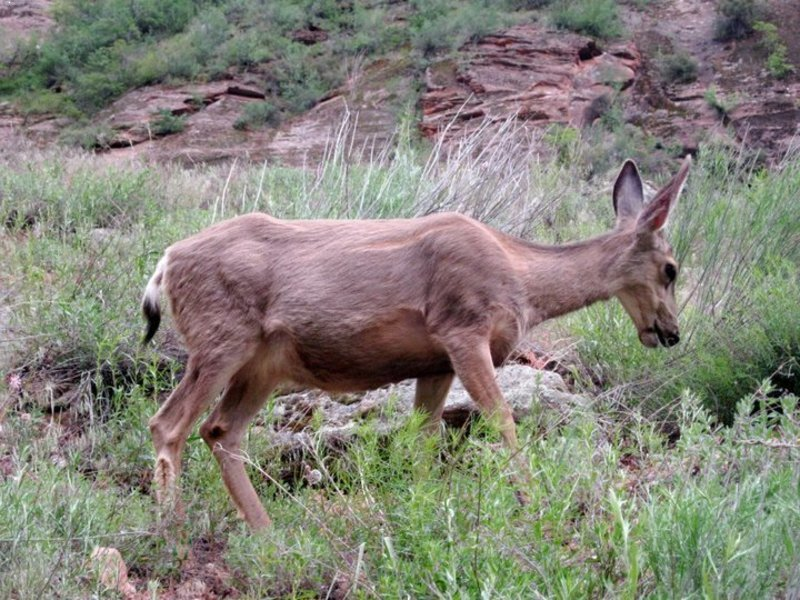
#> input picture dataset/test/Odocoileus hemionus/04225d4c83ca818fc934f03834260b44.jpg, 800 x 600 px; its folder holds only this picture in this run; the run also reads 1 picture not shown here
$ jupyter execute --allow-errors 'Entrega 1.ipynb'
#> lines starting #> are read from the running program, lines starting #| are printed output that depends on the picture
# Miniproyecto 3: Clasificación de animales

## Entrega 1

La clasificación es una de las principales tareas en machine learning. En particular, la clasificación de imágenes consiste en asignar una etiqueta a una imagen a partir de un conjunto finito de clases posibles. En el enfoque clásico de machine learning, este proceso se basa en la extracción de descriptores o características, que son vectores que representan información relevante de una imagen y permiten categorizarla, y posteriormente en su clasificación mediante modelos clasificadores.

Aunque el problema parece sencillo, en la práctica presenta varios desafíos. Las clases pueden tener una gran variabilidad tanto entre sí como dentro de cada una, lo que dificulta la clasificación automática. En visión por computador, la precisión de los modelos depende tanto de la calidad de los descriptores extraídos como del rendimiento de los clasificadores utilizados para separar las categorías.

En este Mini-proyecto, exploraremos diferentes tipos de descriptores visuales, centrándonos en tres principales:

1. Descriptores basados en Color (como histogramas de color, que capturan la distribución de colores en la imagen).

2. Descriptores de Textura (como patrones de intensidad que reflejan la rugosidad o suavidad de una superficie).

3. Descriptores de Forma (que representan contornos y estructuras geométricas de los objetos en la imagen).

Estos descriptores transforman la información visual en representaciones numéricas que los algoritmos pueden procesar para la clasificación. Una vez obtenidos, utilizaremos modelos clasificadores para aprender fronteras de decisión y clasificar nuevas imágenes.

### Base de Datos y Asignación de Clases
Trabajaremos con la base de datos [iNaturalist](https://github.com/visipedia/inat_comp.git), un conjunto de imágenes de seres vivos utilizado en tareas de clasificación. Para este proyecto, nos enfocaremos en un subconjunto de 23 especies de mamíferos con el mayor número de imágenes dentro de las versiones del dataset (2017, 2018 y 2021). Las clases estarán identificadas por sus nombres científicos.

Dado que el dataset sigue siendo grande, y para garantizar una experiencia equitativa y desafiante para cada grupo, cada equipo trabajará con cinco especies de mamíferos. Para mantener un número equilibrado de imágenes por grupo, hemos dividido las 23 especies en cinco grupos, cada uno con diferentes cantidades de imágenes. De manera aleatoria todos los equipos obtendrán una especie de cada grupo, asegurando así que todos trabajen con un conjunto similar en tamaño.

### Consideraciones Adicionales
Es importante notar que las imágenes del dataset no solo incluyen avistamientos directos de los animales, sino también huellas, excrementos y otros rastros. Esto puede hacer que algunas imágenes sean difíciles de clasificar, incluso para algoritmos avanzados.

### Parte 1: Exploración de la base de datos

#### Parte 1.1: Entrega de las clases
En las siguientes celdas, encontrarán las clases asignadas a su grupo. Para verlas, deben asignar a la variable `grupo` el número correspondiente a su equipo dentro del Bloque Neón.

[cell 1]
# importar librerías importantes
import os
import random
import numpy as np
from glob import glob
from matplotlib import pyplot as plt
from collections import Counter
import pandas as pd
import cv2

[cell 2]
group = 13

#> (a cell that did not finish here is left out)

Al igual que en los mini-proyectos anteriores, es fundamental comenzar analizando la base de datos con la que trabajaremos. Primero, vamos a crear un identificador único (ID) para cada una de las clases de mamíferos. Para ello, generaremos un diccionario en el que las claves sean los nombres de los mamíferos ordenados alfabéticamente, y los valores sean los IDs correspondientes. Recuerden que el ID debe asignarse en el mismo orden alfabético, es decir, el primer animal en la lista debe tener el ID 0.

A continuación, deberán implementar una función que genere dos listas:

1. Una lista con las rutas de las imágenes correspondientes al split.

2. Una lista con las etiquetas, que son los IDs de los animales asignados, utilizando el diccionario que mapea de nombre a ID.

**Nota:** Asegúrense de que las listas solo contengan las clases que se les han asignado a su grupo y no todas las categorías disponibles en el dataset.

[cell 4]
dict_labels = {} # Cambiar por un diccionario con las etiquetas de las clases

# YOUR CODE HERE
clases= ["Odocoileus hemionus","Otospermophilus beecheyi","Phoca vitulina","Sciurus niger", "Sylvilagus audubonii"]
dict_labels={"Odocoileus hemionus":0, "Otospermophilus beecheyi":1,"Phoca vitulina":2,"Sciurus niger":3, "Sylvilagus audubonii":4}


def get_data(subset: str) -> tuple[list, list]:
    """Función que obtiene las rutas de las imágenes y sus etiquetas.

    Args:
        subset (str): Nombre del subconjunto de datos

    Returns:
        tuple[list, list]: Rutas de las imágenes y sus etiquetas.
    """
#> called with subset = 'train'


    paths=[] # Cambiar por una lista con las rutas de las imágenes
    labels=[] # Cambiar por una lista con las etiquetas de las imágenes

    # Construimos la ruta base al subconjunto (train, valid o test)

    base_path=f"dataset/{subset}"

    # Recorremos cada una de las clases que nos asignaron
    for nombre in clases:
        # Construimos la ruta de la carpeta de esa clase
        class_path = os.path.join(base_path, nombre)
        # Usamos glob para obtener todas las imágenes dentro de esa carpeta
        image_paths = glob(os.path.join(class_path, "*"))
        # Ahora recorremos cada imagen encontrada
        for img_path in image_paths:
            # Guardamos la ruta de la imagen
            paths.append(img_path)
            # Guardamos la etiqueta correspondiente usando el diccionario
            # Convertimos el nombre de la clase a su ID numérico
            labels.append(dict_labels[nombre])
    # Al final devolvemos ambas listas
    return paths, labels
train_paths, train_labels = get_data("train")
valid_paths, valid_labels = get_data("valid")
test_paths, test_labels = get_data("test")

[cell 5]
assert len(train_paths) > 0, "No se ha cargado ningún dato de entrenamiento"
#> (the rest of this cell did not finish here and is left out)

En el informe del miniproyecto, en la sección dedicada al análisis del Dataset, debes incluir las siguientes estadísticas y análisis:

1. Cantidad de imágenes por clase:

    Debes reportar cuántas imágenes hay de cada clase en cada uno de los conjuntos (train, valid y test). Presenta estos datos en una tabla o gráfico para facilitar la interpretación.

2. Distribución de datos en los folds:

    Analiza y comenta sobre la distribución de los datos en los diferentes conjuntos (train, valid y test). ¿Están equilibradas las clases o alguna tiene más ejemplos que las demás?

3. Ejemplos visuales:

    Incluye algunas imágenes de ejemplo para cada clase, extraídas de los distintos conjuntos (train, valid y test). Muestra al menos una imagen de cada clase para que quede claro cómo lucen visualmente las diferentes categorías.

4. Otras estadísticas relevantes:

    Además, pueden presentar cualquiera otra estadística que crean relevante. Ejemplo: ¿Todas las imágenes están a color, es decir, hay algunas imágenes en escala de grises?

# 1 cantidad de imágenes por clase

# 1.1 Función para contar cuántas imágenes hay por clase

[cell 6]
def count_by_class(labels: list, dict_labels: dict) -> dict:
    """
    Cuenta cuántas imágenes hay por cada clase a partir de la lista de labels.

    Args:
        labels (list): Lista de etiquetas numéricas.
        dict_labels (dict): Diccionario clase -> ID.

    Returns:
        dict: Diccionario clase -> cantidad de imágenes.
    """

    # Invertimos el diccionario para pasar de ID -> nombre de clase
    id_to_class = {idx: class_name for class_name, idx in dict_labels.items()}

    # Contamos cuántas veces aparece cada label
    counts = Counter(labels)

    # Construimos un nuevo diccionario con nombres de clase como llaves
    class_counts = {id_to_class[idx]: counts.get(idx, 0) for idx in sorted(id_to_class)}

    return class_counts

## 1.2. Función para hacer la gráfica

[cell 7]
def plot_horizontal_bars(class_counts: dict, title: str, color: str = "skyblue"):
    """
    Grafica una barra horizontal con el número de imágenes por clase.

    Args:
        class_counts (dict): Diccionario clase -> cantidad.
        title (str): Título de la gráfica.
        color (str): Color de las barras.
    """
#> called with title = 'Conjunto de entrenamiento', color = 'steelblue'
    # Guardamos por separado los nombres de clases y sus cantidades
    class_names = list(class_counts.keys())
    values = list(class_counts.values())

    # Creamos la figura
    plt.figure(figsize=(10, 5))

    # Hacemos la gráfica horizontal
    bars = plt.barh(class_names, values, color=color)

    # Ponemos título y nombres de ejes
    plt.title(title, fontsize=14)
    plt.xlabel("Número de imágenes")
    plt.ylabel("Clase")

    # Escribimos el valor al final de cada barra
    for bar in bars:
        width = bar.get_width()
        plt.text(
            width + 1,
            bar.get_y() + bar.get_height()/2,
            str(int(width)),
            va='center'
        )

    plt.tight_layout()
    plt.show()
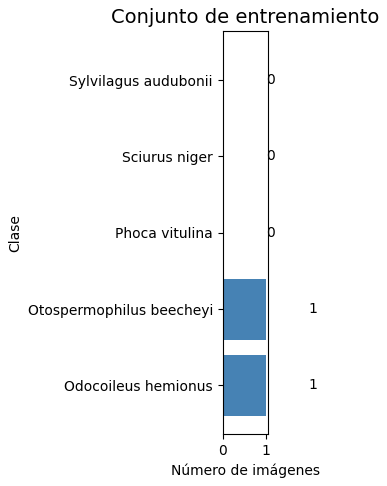
#> figure drawn by matplotlib, 1 panel

## 1.3. Contar imágenes en train, valid y test

[cell 8]
train_counts = count_by_class(train_labels, dict_labels)
valid_counts = count_by_class(valid_labels, dict_labels)
test_counts  = count_by_class(test_labels, dict_labels)

## 1.4. Graficar cada subconjunto

[cell 9]
plot_horizontal_bars(train_counts, "Conjunto de entrenamiento", color="steelblue")
plot_horizontal_bars(valid_counts, "Conjunto de validación", color="seagreen")
#> call 2 of plot_horizontal_bars, with title = 'Conjunto de validación', color = 'seagreen'
#> in plot_horizontal_bars (call 2), `plt.show()`:
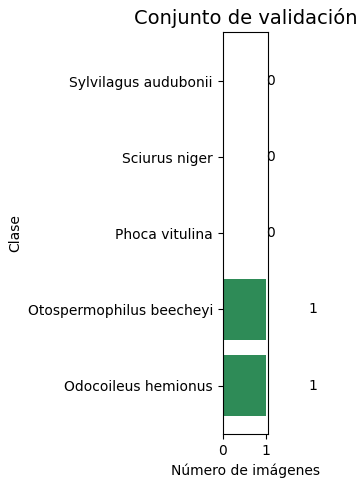
#> figure drawn by matplotlib, 1 panel
plot_horizontal_bars(test_counts, "Conjunto de prueba", color="salmon")

# 2 Tabla con proporciones por clase y conjunto de datos

[cell 10]
def normalize_counts(class_counts: dict) -> dict:
    """
    Convierte un diccionario de conteos a proporciones.

    Args:
        class_counts (dict): clase a número de imágenes

    Returns:
        dict: clase a proporción
    """
    total=sum(class_counts.values())#calculé el total de imágenes en el subconjunto
    #dividimos cada valor por el total
    normalized={cls:count/total for cls,count in class_counts.items()}#convertimos los conteos en proporciones
    return normalized#retorné el diccionario con proporciones

# normalizar cada conjunto
train_norm=normalize_counts(train_counts)#apliqué la normalización al conjunto de entrenamiento
valid_norm=normalize_counts(valid_counts)#apliqué la normalización al conjunto de validación
test_norm=normalize_counts(test_counts)#apliqué la normalización al conjunto de prueba

# construir la tabla final
# crear lista de clases
class_names=list(train_norm.keys())#obtuvimos los nombres de las clases a partir del diccionario

# Construir DataFrame
df_proportions=pd.DataFrame({"Clase":class_names,"Train":[train_norm[cls] for cls in class_names],"Valid":[valid_norm[cls] for cls in class_names],"Test":[test_norm[cls] for cls in class_names]})#construimos la tabla con las proporciones por clase y subconjunto

df_proportions#mostrar la tabla final con las proporciones

### Se observa que la distribución de las clases es bastante consistente entre los conjuntos de train, valid y test, ya que los valores para cada especie son aproximadente iguales por decimales en los tres subconjuntos. Sin embargo, también se evidencia que el dataset está desbalanceado entre clases. Por ejemplo, la clase Sciurus niger presenta la mayor proporción de 34.7%, mientras que Sylvilagus audubonii tiene una menor cerca de 10%.

# 3 Visualización de los conjuntos y clases

## 3.1 función para extraer un ejemplo de cada conjunto de cada clase

[cell 11]
def example(paths,labels,dict_labels):
    """
    Obtiene una imagen de ejemplo por cada clase.

    Returns:
        dict: clase -> path de una imagen
    """
    # Invertimos el diccionario para poder pasar de ID a nombre de clase
    id_to_class={idx:cls for cls,idx in dict_labels.items()}#esto permite traducir la etiqueta numérica al nombre de la especie

    # Creamos un diccionario donde vamos a guardar una imagen por clase
    examples={}

    # Recorremos simultáneamente las rutas de las imágenes y sus etiquetas
    for path,label in zip(paths,labels):
        class_name=id_to_class[label]#obtenemos el nombre de la clase correspondiente a la imagen

        # Si aún no hemos guardado una imagen de esta clase, la almacenamos
        if class_name not in examples:
            examples[class_name]=path#guardamos la primera imagen que encontramos para esa clase

        # Si ya tenemos una imagen por cada clase, detenemos el ciclo para no seguir recorriendo innecesariamente
        if len(examples)==len(dict_labels):
            break

    # Retornamos el diccionario con una imagen de ejemplo por cada clase
    return examples

## 3.2 Obtener ejemplos para cada subset

[cell 12]
train_examples=example(train_paths, train_labels, dict_labels)
valid_examples=example(valid_paths, valid_labels, dict_labels)
test_examples=example(test_paths, test_labels, dict_labels)

## 3.3. Función para crear tabla

[cell 13]
def plot_examples_table(train_ex, valid_ex, test_ex):
    classes = list(train_ex.keys())
    fig, axes = plt.subplots(len(classes), 4, figsize=(12, 3 * len(classes)))
    # Encabezados
    headers = ["Clase", "Train", "Valid", "Test"]
    for col in range(4):
        axes[0, col].set_title(headers[col], fontsize=12)
    for i, cls in enumerate(classes):
        # Columna 0: nombre de la clase (texto)
        axes[i, 0].text(0.5, 0.5, cls, ha='center', va='center')
        axes[i, 0].axis('off')
        # Train
        img = cv2.imread(train_ex[cls])
#> img is the input picture: shape (600, 800, 3); mean B, G, R 120.4, 130.2, 132.3
        img = cv2.cvtColor(img, cv2.COLOR_BGR2RGB)
#> (the rest of the program and of its run is left out)
